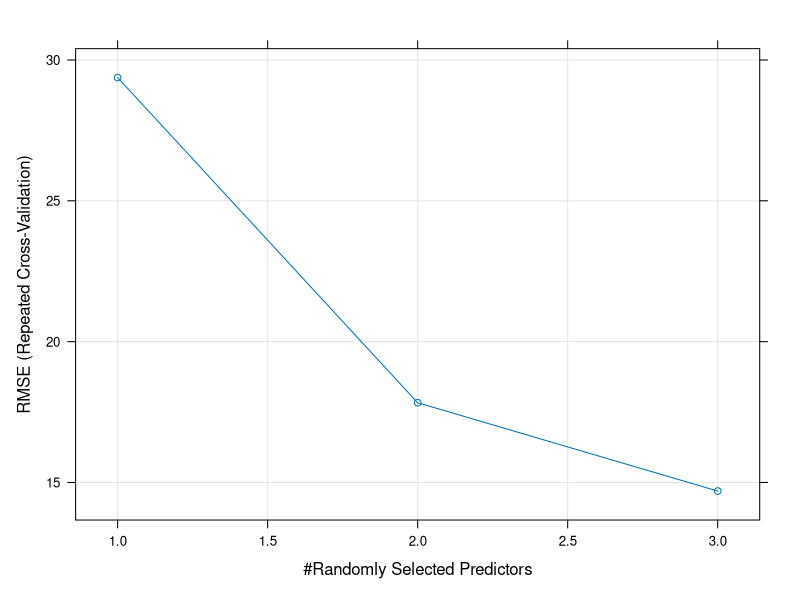
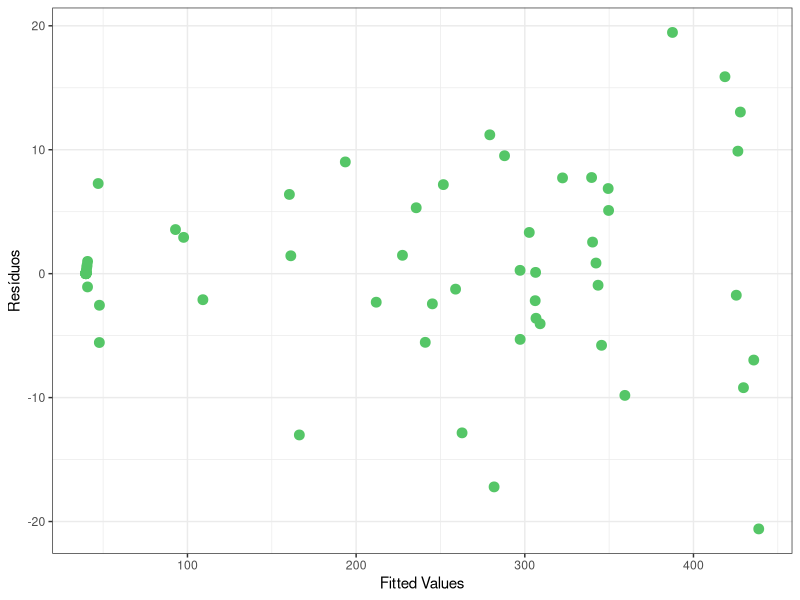
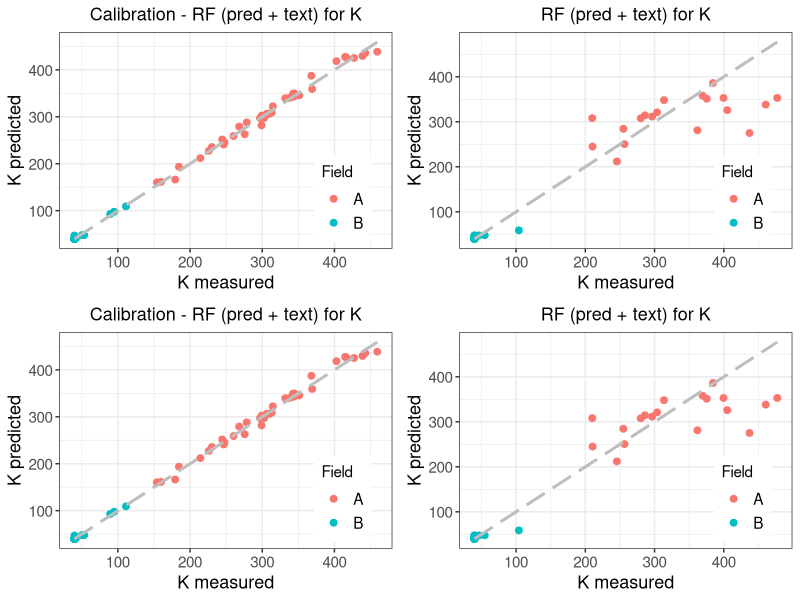
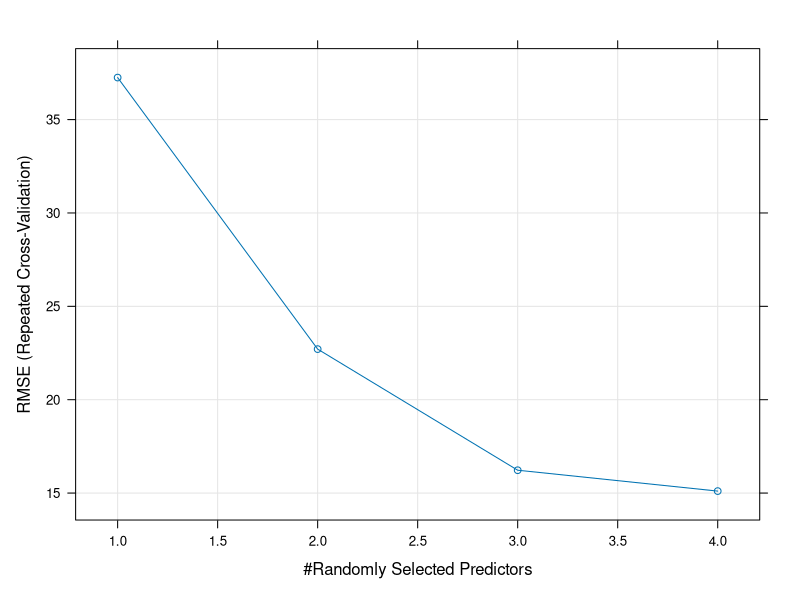
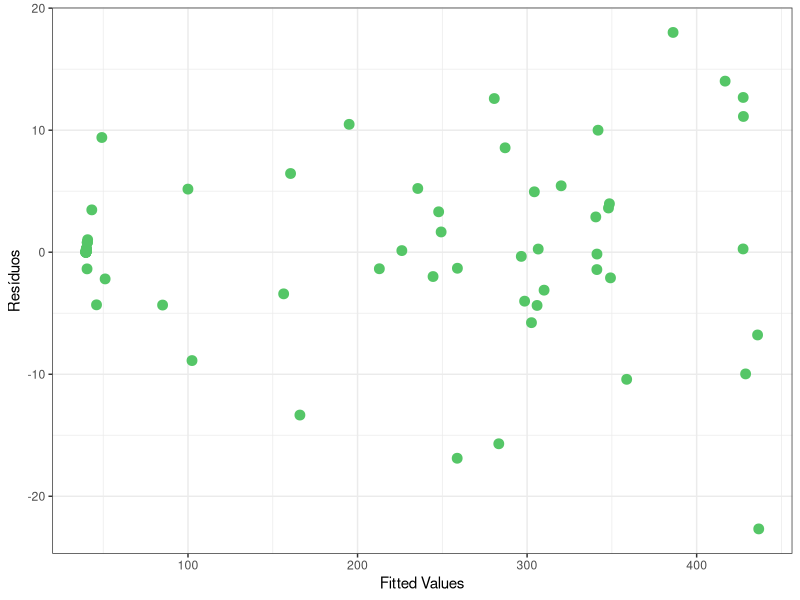
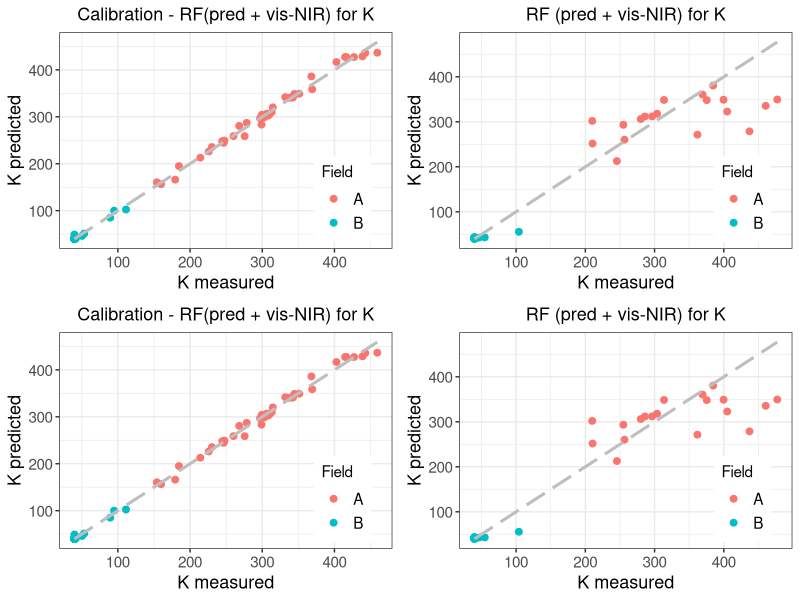
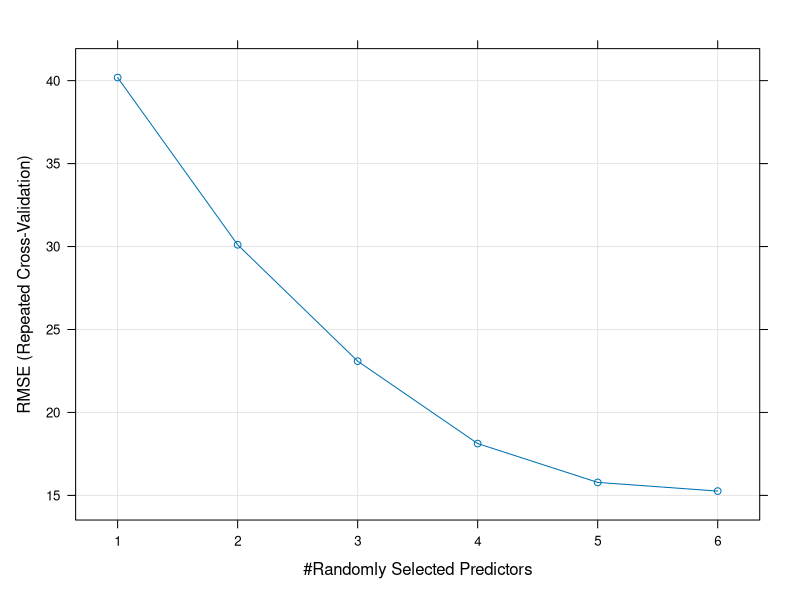
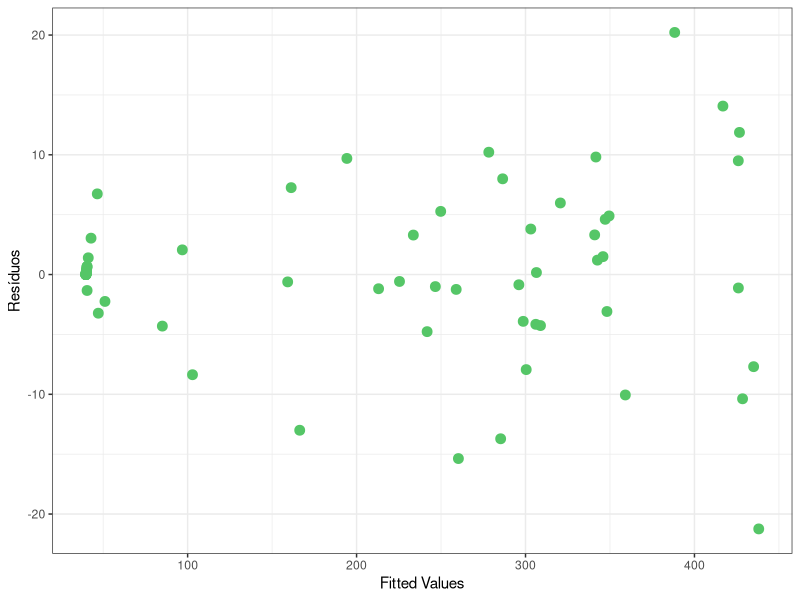

Write the R code that produced these figures, in order.
##################################################################################
#                 PACOTES NECESSÁRIOS PARA Random Forest                        #
##################################################################################
#Pacotes utilizados
pacotes <- c(
  'tidyverse',  # Pacote básico de datawrangling
  'rpart',      # Biblioteca de árvores
  'rpart.plot', # Conjunto com Rpart, plota a parvore
  'gtools',     # funções auxiliares como quantcut,
  'Rmisc',      # carrega a função sumarySE para a descritiva
  'scales',     # importa paletas de cores
  'viridis',    # Escalas 'viridis' para o ggplot2
  'caret',       # Funções úteis para machine learning
  'AMR',
  'randomForest',
  'fastDummies',
  'rattle',
  'xgboost',
  'readxl',
  'readr',
  'dplyr'
  
)

if(sum(as.numeric(!pacotes %in% installed.packages())) != 0){
  instalador <- pacotes[!pacotes %in% installed.packages()]
  for(i in 1:length(instalador)) {
    install.packages(instalador, dependencies = T)
    break()}
  sapply(pacotes, require, character = T) 
} else {
  sapply(pacotes, require, character = T) }

############################################################
###### Carregando planilha excel e visualizando dados ##########
##########################################################
dataset <- read_excel("DF_Comp_Modelos_Completo.xlsx")
db2 <- read_csv("db_PCs_Text.csv")

#ajustando Datasets
db2 %>% select(ID,Clay, Sand, Score_PC1, Score_PC2, Score_PC3) -> a

#colunas_spectra <- make.names(names(dataset[,c(32:1489)])) #coloca um X no nome das colunas
#spectra_data <- dataset[,c(32:1489)]
#spectra_data <- rename_with(spectra_data, .cols = everything(), 
#                            .fn = str_replace, pattern = ".*", replacement = colunas_spectra)

dataset %>% select(ID, Set, Field, K, Pred.K) %>% left_join(a, by = "ID")  -> dataset2

str(dataset2)


#janitor::clean_names(dataset)-> dataset2 #funcao para limpar nome de variaveis

#definindo a coluna ID como row names
#row.names(dataset) <- dataset$ID

#deicando nome compativeis com RF
#colunas_spectra <- make.names(names(dataset[,c(32:1489)]))
#spectra_data <- dataset[,c(32:1489)]

#spectra_data <- rename_with(spectra_data, .cols = everything(), 
 #                           .fn = str_replace, pattern = ".*", replacement = colunas_spectra)

rm(a, db2)
########################################################
### Estimando o modelo 9 (Pred + textura) para K ###
########################################################
#limpando colunas que nao seram necessarias, juntando com spectra data e definindo set de cal e val
rm(dataset_rf_Cal, dataset_rf_Val)

dataset_rf_Cal <- dataset2 %>% 
  select('K', 'Set', 'Clay', 'Sand', 'Pred.K') %>% 
  filter(Set == 'CAL') %>%
  select(-'Set') 

dataset_rf_Val <- dataset2 %>% 
  select('K', 'Set', 'Clay', 'Sand', 'Pred.K') %>% 
  filter(Set == 'VAL') %>%
  select(-'Set') 


# Semente aleatória para buscar a reprodutibilidade
set.seed(2360873)

# medir tempo de execução (iniciar o cronometro)
tempo_ini <- Sys.time()

# number: number of folds for training
# repeats: keep the number for training

# O objeto gerado por trainControl vai controlar o algoritmo 
controle <- caret::trainControl( #objeto controle tem as especificações e como sera o treinamento
  method='repeatedcv', # Solicita um K-Fold com repetições
  number=4, # Número de FOLDS (o k do k-fold)
  repeats=3, # Número de repetições
  search='grid', # especifica o grid-search
  #summaryFunction = twoClassSummary, # Função de avaliação de performance que sera por curva ROC
  #classProbs = TRUE # Necessário para calcular a curva ROC
)

# agora vamos especificar o grid
grid <- base::expand.grid(.mtry=c(1:3) ) #.mtry informa que estamos variando o numero de variaveis testadas de 1 a 10

# Vamos treinar todos os modelos do grid-search com cross-validation
modelo9_K <- caret::train(K ~ .,         # Fórmula (todas as variáveis)
                          data = dataset_rf_Cal,       # Base de dados
                          method = 'rf',        # Random-forest
                          #metric='ROC',         # Escolhe o melhor por essa métrica
                          trControl = controle, # Parâmetros de controle do algoritmo
                          ntree=700,            # Numero de árvores
                          tuneGrid = grid)      # Percorre o grid especificado aqui

print(modelo9_K)
plot(modelo9_K)

tempo_fim <- Sys.time()
tempo_fim - tempo_ini

# Ver VIP

### Plotando grafico que relaciona resíduos e fitted values do modelo
dataset_rf_Cal$fitted_M9_K <- predict(modelo9_K, dataset_rf_Cal) #add fitted values pro dataset
dataset_rf_Cal$residuos_M9_K <- dataset_rf_Cal$fitted_M9_K - dataset_rf_Cal$K #add residos pro dataset

dataset_rf_Cal %>%
  ggplot() +
  geom_point(aes(x = fitted_M9_K, y = residuos_M9_K),
             color = "#55C667FF", size = 3) +
  labs(x = "Fitted Values",
       y = "Resíduos") +
  #abline(h = 0) + #nao funcionou 
  theme_bw()

### Calculo dos parametros de qualidade para conj. de CAL modelo 6 para K ####

#R²
a <- (sum((dataset_rf_Cal$fitted_M9_K - mean(dataset_rf_Cal$K))^2))/
  ((sum((dataset_rf_Cal$fitted_M9_K - mean(dataset_rf_Cal$K))^2)) + (sum((dataset_rf_Cal$residuos_M9_K)^2)))
#round(a, digits = 4)

#RMSE
b <- mean(sqrt((dataset_rf_Cal$residuos_M9_K)^2))

#RMSE%
c <- b*(100/mean(dataset_rf_Cal$K))

#RPD
d <- sd(dataset_rf_Cal$K)/b

#RPIQ
e <- (quantile(dataset_rf_Cal$K, probs = 0.75)-quantile(dataset_rf_Cal$K, probs = 0.25))/b

#Resumo dos Resultados Modelo 1 - Ca - Calibracao
Result_M9K_Cal <- data.frame(ID = 'M9_K_Cal', R2 = a, RMSE = b, RMSEp = c,RPD = d, RPIQ = e, row.names = NULL)

### Validando o modelo 6 para Ca usando o conjunto de validação ####
dataset_rf_Val$fitted_M9_K <- predict(modelo9_K, dataset_rf_Val) #add fitted values pro dataset
dataset_rf_Val$residuos_M9_K <- dataset_rf_Val$fitted_M9_K - dataset_rf_Val$K #add residos pro dataset

### Calculo dos parametros de qualidade para conj. de VAL modelo 1 para Ca ####

#R²
a <- (sum((dataset_rf_Val$fitted_M9_K - mean(dataset_rf_Val$K))^2))/
  ((sum((dataset_rf_Val$fitted_M9_K - mean(dataset_rf_Val$K))^2)) + (sum((dataset_rf_Val$residuos_M9_K)^2)))

#RMSE
b <- mean(sqrt((dataset_rf_Val$residuos_M9_K)^2))

#RMSE%
c <- b*(100/mean(dataset_rf_Val$K))

#RPD
d <- sd(dataset_rf_Val$K)/b

#RPIQ
e <- (quantile(dataset_rf_Val$K, probs = 0.75)-quantile(dataset_rf_Val$K, probs = 0.25))/b

#Resumo dos Resultados Modelo 9 - K - validacao
Result_M9K_Val <- data.frame(ID = 'M9_K_Val',R2 = a, RMSE = b, RMSEp = c, RPD = d, RPIQ = e, row.names = NULL)

#Resumo geral - Resultados Modelo 9 - K 
Result_M9K <- bind_rows(Result_M9K_Cal, Result_M9K_Val)
rm(Result_M9K_Cal,Result_M9K_Val)

#write.table(Result_M9K, file='Result_M9_K.csv',row.names = F, sep=',')


#Dataset com fitted values da Cal e Val
dataset %>% select("ID","Field","Set","K") %>% 
  filter(Set == "CAL") %>% cbind(dataset_rf_Cal$fitted_M9_K) %>% dplyr::rename(Fit_M9_K = "dataset_rf_Cal$fitted_M9_K") -> Res_fit_rf_Cal

dataset %>% select("ID","Field","Set","K") %>% 
  filter(Set == "VAL") %>% cbind(dataset_rf_Val$fitted_M9_K) %>% dplyr::rename(Fit_M9_K = "dataset_rf_Val$fitted_M9_K") -> Res_fit_rf_Val



pacotes <- c("plotly","gridExtra", "tidyverse","ggrepel","knitr","kableExtra",
             "splines","reshape2","PerformanceAnalytics","metan","correlation",
             "see","ggraph","nortest","rgl","car","olsrr","jtools","ggstance",
             "magick","cowplot","beepr","Rcpp", "readxl","rqPen","ggrepel", "rayshader","psych","pracma",
             "polynom", "prospectr", "pls", "janitor")

if(sum(as.numeric(!pacotes %in% installed.packages())) != 0){
  instalador <- pacotes[!pacotes %in% installed.packages()]
  for(i in 1:length(instalador)) {
    install.packages(instalador, dependencies = T)
    break()}
  sapply(pacotes, require, character = T) 
} else {
  sapply(pacotes, require, character = T) 
}



### Grafico de pontos para K

G3 <- Res_fit_rf_Cal %>%
  ggplot() +
  geom_point(aes(x = K, y = Fit_M9_K, color = Field),
             size = 2,) + #color = "#55C667FF"
  labs(x = "K measured",
       y = "K predicted",
       title = "Calibration - RF (pred + text) for K") +
  theme_bw() +
  geom_smooth(aes(x = K, y = K), method = "lm", 
              color = "grey", size = 1.05,
              linetype = "longdash")+
  theme(plot.title = element_text(size = 13, hjust = 0.5), #ajustes nos titulo
        axis.text.x = element_text(size = 11), axis.text.y = element_text(size = 11),
        axis.title = element_text(size = 13),
        legend.position=c(0.85, 0.23), legend.text = element_text(size = 11), legend.title = element_text(size = 11))

G4 <- Res_fit_rf_Val %>%
  ggplot() +
  geom_point(aes(x = K, y = Fit_M9_K, color = Field),
             size = 2,) + #color = "#55C667FF"
  labs(x = "K measured",
       y = "K predicted",
       title = "RF (pred + text) for K") +
  theme_bw() +
  geom_smooth(aes(x = K, y = K), method = "lm", 
              color = "grey", size = 1.05,
              linetype = "longdash")+
  theme(plot.title = element_text(size = 13, hjust = 0.5), #ajustes nos titulo
        axis.text.x = element_text(size = 11), axis.text.y = element_text(size = 11),
        axis.title = element_text(size = 13),
        legend.position=c(0.85, 0.23), legend.text = element_text(size = 11), legend.title = element_text(size = 11))

grid.arrange(G3 , G4 ,
             G3, G4,
             ncol=2, nrow=2) #do pacote gridExtra

########################################################
### Estimando o modelo 10 (Pred + spectra) para K ###
########################################################
#limpando colunas que nao seram necessarias, juntando com spectra data e definindo set de cal e val
rm(dataset_rf_Cal, dataset_rf_Val)

dataset_rf_Cal <- dataset2 %>% 
  select('K', 'Set', "Score_PC1", "Score_PC2" ,"Score_PC3", 'Pred.K') %>% 
  filter(Set == 'CAL') %>%
  select(-'Set') 

dataset_rf_Val <- dataset2 %>% 
  select('K', 'Set', "Score_PC1", "Score_PC2", "Score_PC3", 'Pred.K') %>% 
  filter(Set == 'VAL') %>%
  select(-'Set') 


# Semente aleatória para buscar a reprodutibilidade
set.seed(2360873)

# medir tempo de execução (iniciar o cronometro)
tempo_ini <- Sys.time()

# number: number of folds for training
# repeats: keep the number for training

# O objeto gerado por trainControl vai controlar o algoritmo 
controle <- caret::trainControl( #objeto controle tem as especificações e como sera o treinamento
  method='repeatedcv', # Solicita um K-Fold com repetições
  number=4, # Número de FOLDS (o k do k-fold)
  repeats=3, # Número de repetições
  search='grid', # especifica o grid-search
  #summaryFunction = twoClassSummary, # Função de avaliação de performance que sera por curva ROC
  #classProbs = TRUE # Necessário para calcular a curva ROC
)

# agora vamos especificar o grid
grid <- base::expand.grid(.mtry=c(1:4) ) #.mtry informa que estamos variando o numero de variaveis testadas de 1 a 10

# Vamos treinar todos os modelos do grid-search com cross-validation
modelo10_K <- caret::train(K ~ .,         # Fórmula (todas as variáveis)
                          data = dataset_rf_Cal,       # Base de dados
                          method = 'rf',        # Random-forest
                          #metric='ROC',         # Escolhe o melhor por essa métrica
                          trControl = controle, # Parâmetros de controle do algoritmo
                          ntree=500,            # Numero de árvores
                          tuneGrid = grid)      # Percorre o grid especificado aqui

print(modelo10_K)
plot(modelo10_K)

tempo_fim <- Sys.time()
tempo_fim - tempo_ini

# Ver VIP

### Plotando grafico que relaciona resíduos e fitted values do modelo
dataset_rf_Cal$fitted_M10_K <- predict(modelo10_K, dataset_rf_Cal) #add fitted values pro dataset
dataset_rf_Cal$residuos_M10_K <- dataset_rf_Cal$fitted_M10_K - dataset_rf_Cal$K #add residos pro dataset

dataset_rf_Cal %>%
  ggplot() +
  geom_point(aes(x = fitted_M10_K, y = residuos_M10_K),
             color = "#55C667FF", size = 3) +
  labs(x = "Fitted Values",
       y = "Resíduos") +
  #abline(h = 0) + #nao funcionou 
  theme_bw()

### Calculo dos parametros de qualidade para conj. de CAL modelo 10 para K ####

#R²
a <- (sum((dataset_rf_Cal$fitted_M10_K - mean(dataset_rf_Cal$K))^2))/
  ((sum((dataset_rf_Cal$fitted_M10_K - mean(dataset_rf_Cal$K))^2)) + (sum((dataset_rf_Cal$residuos_M10_K)^2)))
#round(a, digits = 4)

#RMSE
b <- mean(sqrt((dataset_rf_Cal$residuos_M10_K)^2))

#RMSE%
c <- b*(100/mean(dataset_rf_Cal$K))

#RPD
d <- sd(dataset_rf_Cal$K)/b

#RPIQ
e <- (quantile(dataset_rf_Cal$K, probs = 0.75)-quantile(dataset_rf_Cal$K, probs = 0.25))/b

#Resumo dos Resultados Modelo 10 - Ca - Calibracao
Result_M10K_Cal <- data.frame(ID = 'M10_K_Cal', R2 = a, RMSE = b, RMSEp = c,RPD = d, RPIQ = e, row.names = NULL)

### Validando o modelo 10 para Ca usando o conjunto de validação ####
dataset_rf_Val$fitted_M10_K <- predict(modelo10_K, dataset_rf_Val) #add fitted values pro dataset
dataset_rf_Val$residuos_M10_K <- dataset_rf_Val$fitted_M10_K - dataset_rf_Val$K #add residos pro dataset

### Calculo dos parametros de qualidade para conj. de VAL modelo 10 para Ca ####

#R²
a <- (sum((dataset_rf_Val$fitted_M10_K - mean(dataset_rf_Val$K))^2))/
  ((sum((dataset_rf_Val$fitted_M10_K - mean(dataset_rf_Val$K))^2)) + (sum((dataset_rf_Val$residuos_M10_K)^2)))

#RMSE
b <- mean(sqrt((dataset_rf_Val$residuos_M10_K)^2))

#RMSE%
c <- b*(100/mean(dataset_rf_Val$K))

#RPD
d <- sd(dataset_rf_Val$K)/b

#RPIQ
e <- (quantile(dataset_rf_Val$K, probs = 0.75)-quantile(dataset_rf_Val$K, probs = 0.25))/b

#Resumo dos Resultados Modelo 10 - K - validacao
Result_M10K_Val <- data.frame(ID = 'M10_K_Val',R2 = a, RMSE = b, RMSEp = c, RPD = d, RPIQ = e, row.names = NULL)

#Resumo geral - Resultados Modelo 10 - K 
Result_M10K <- bind_rows(Result_M10K_Cal, Result_M10K_Val)
rm(Result_M10K_Cal,Result_M10K_Val)

write.table(Result_M10K, file='Result_M10_K.csv',row.names = F, sep=',')


#Dataset com fitted values da Cal e Val
dataset %>% select("ID","Field","Set","K") %>% 
  filter(Set == "CAL") %>% cbind(dataset_rf_Cal$fitted_M10_K) %>% dplyr::rename(Fit_M10_K = "dataset_rf_Cal$fitted_M10_K") -> Res_fit_rf_Cal

dataset %>% select("ID","Field","Set","K") %>% 
  filter(Set == "VAL") %>% cbind(dataset_rf_Val$fitted_M10_K) %>% dplyr::rename(Fit_M10_K = "dataset_rf_Val$fitted_M10_K") -> Res_fit_rf_Val



pacotes <- c("plotly","gridExtra", "tidyverse","ggrepel","knitr","kableExtra",
             "splines","reshape2","PerformanceAnalytics","metan","correlation",
             "see","ggraph","nortest","rgl","car","olsrr","jtools","ggstance",
             "magick","cowplot","beepr","Rcpp", "readxl","rqPen","ggrepel", "rayshader","psych","pracma",
             "polynom", "prospectr", "pls", "janitor")

if(sum(as.numeric(!pacotes %in% installed.packages())) != 0){
  instalador <- pacotes[!pacotes %in% installed.packages()]
  for(i in 1:length(instalador)) {
    install.packages(instalador, dependencies = T)
    break()}
  sapply(pacotes, require, character = T) 
} else {
  sapply(pacotes, require, character = T) 
}



### Grafico de pontos para K

G3 <- Res_fit_rf_Cal %>%
  ggplot() +
  geom_point(aes(x = K, y = Fit_M10_K, color = Field),
             size = 2,) + #color = "#55C667FF"
  labs(x = "K measured",
       y = "K predicted",
       title = "Calibration - RF(pred + vis-NIR) for K") +
  theme_bw() +
  geom_smooth(aes(x = K, y = K), method = "lm", 
              color = "grey", size = 1.05,
              linetype = "longdash")+
  theme(plot.title = element_text(size = 13, hjust = 0.5), #ajustes nos titulo
        axis.text.x = element_text(size = 11), axis.text.y = element_text(size = 11),
        axis.title = element_text(size = 13),
        legend.position=c(0.85, 0.23), legend.text = element_text(size = 11), legend.title = element_text(size = 11))

G4 <- Res_fit_rf_Val %>%
  ggplot() +
  geom_point(aes(x = K, y = Fit_M10_K, color = Field),
             size = 2,) + #color = "#55C667FF"
  labs(x = "K measured",
       y = "K predicted",
       title = "RF (pred + vis-NIR) for K") +
  theme_bw() +
  geom_smooth(aes(x = K, y = K), method = "lm", 
              color = "grey", size = 1.05,
              linetype = "longdash")+
  theme(plot.title = element_text(size = 13, hjust = 0.5), #ajustes nos titulo
        axis.text.x = element_text(size = 11), axis.text.y = element_text(size = 11),
        axis.title = element_text(size = 13),
        legend.position=c(0.85, 0.23), legend.text = element_text(size = 11), legend.title = element_text(size = 11))

grid.arrange(G3 , G4 ,
             G3, G4,
             ncol=2, nrow=2) #do pacote gridExtra

########################################################
### Estimando o modelo 11 (Pred + Tex + spectra) para K ###
########################################################
#limpando colunas que nao seram necessarias, juntando com spectra data e definindo set de cal e val
rm(dataset_rf_Cal, dataset_rf_Val)

dataset_rf_Cal <- dataset2 %>% 
  select('K', 'Set',"Clay", "Sand", "Score_PC1", "Score_PC2" ,"Score_PC3", 'Pred.K') %>% 
  filter(Set == 'CAL') %>%
  select(-'Set') 

dataset_rf_Val <- dataset2 %>% 
  select('K', 'Set', "Clay", "Sand","Score_PC1", "Score_PC2", "Score_PC3", 'Pred.K') %>% 
  filter(Set == 'VAL') %>%
  select(-'Set') 


# Semente aleatória para buscar a reprodutibilidade
set.seed(2360873)

# medir tempo de execução (iniciar o cronometro)
tempo_ini <- Sys.time()

# number: number of folds for training
# repeats: keep the number for training

# O objeto gerado por trainControl vai controlar o algoritmo 
controle <- caret::trainControl( #objeto controle tem as especificações e como sera o treinamento
  method='repeatedcv', # Solicita um K-Fold com repetições
  number=4, # Número de FOLDS (o k do k-fold)
  repeats=3, # Número de repetições
  search='grid', # especifica o grid-search
  #summaryFunction = twoClassSummary, # Função de avaliação de performance que sera por curva ROC
  #classProbs = TRUE # Necessário para calcular a curva ROC
)

# agora vamos especificar o grid
grid <- base::expand.grid(.mtry=c(1:6) ) #.mtry informa que estamos variando o numero de variaveis testadas de 1 a 10

# Vamos treinar todos os modelos do grid-search com cross-validation
modelo11_K <- caret::train(K ~ .,         # Fórmula (todas as variáveis)
                           data = dataset_rf_Cal,       # Base de dados
                           method = 'rf',        # Random-forest
                           #metric='ROC',         # Escolhe o melhor por essa métrica
                           trControl = controle, # Parâmetros de controle do algoritmo
                           ntree=500,            # Numero de árvores
                           tuneGrid = grid)      # Percorre o grid especificado aqui

print(modelo11_K)
plot(modelo11_K)

tempo_fim <- Sys.time()
tempo_fim - tempo_ini

# Ver VIP

### Plotando grafico que relaciona resíduos e fitted values do modelo
dataset_rf_Cal$fitted_M11_K <- predict(modelo11_K, dataset_rf_Cal) #add fitted values pro dataset
dataset_rf_Cal$residuos_M11_K <- dataset_rf_Cal$fitted_M11_K - dataset_rf_Cal$K #add residos pro dataset

dataset_rf_Cal %>%
  ggplot() +
  geom_point(aes(x = fitted_M11_K, y = residuos_M11_K),
             color = "#55C667FF", size = 3) +
  labs(x = "Fitted Values",
       y = "Resíduos") +
  #abline(h = 0) + #nao funcionou 
  theme_bw()

### Calculo dos parametros de qualidade para conj. de CAL modelo 10 para K ####

#R²
a <- (sum((dataset_rf_Cal$fitted_M11_K - mean(dataset_rf_Cal$K))^2))/
  ((sum((dataset_rf_Cal$fitted_M11_K - mean(dataset_rf_Cal$K))^2)) + (sum((dataset_rf_Cal$residuos_M11_K)^2)))
#round(a, digits = 4)

#RMSE
b <- mean(sqrt((dataset_rf_Cal$residuos_M11_K)^2))

#RMSE%
c <- b*(100/mean(dataset_rf_Cal$K))

#RPD
d <- sd(dataset_rf_Cal$K)/b

#RPIQ
e <- (quantile(dataset_rf_Cal$K, probs = 0.75)-quantile(dataset_rf_Cal$K, probs = 0.25))/b

#Resumo dos Resultados Modelo 11 - Ca - Calibracao
Result_M11K_Cal <- data.frame(ID = 'M11_K_Cal', R2 = a, RMSE = b, RMSEp = c,RPD = d, RPIQ = e, row.names = NULL)

### Validando o modelo 11 para Ca usando o conjunto de validação ####
dataset_rf_Val$fitted_M11_K <- predict(modelo11_K, dataset_rf_Val) #add fitted values pro dataset
dataset_rf_Val$residuos_M11_K <- dataset_rf_Val$fitted_M11_K - dataset_rf_Val$K #add residos pro dataset

### Calculo dos parametros de qualidade para conj. de VAL modelo 10 para Ca ####

#R²
a <- (sum((dataset_rf_Val$fitted_M11_K - mean(dataset_rf_Val$K))^2))/
  ((sum((dataset_rf_Val$fitted_M11_K - mean(dataset_rf_Val$K))^2)) + (sum((dataset_rf_Val$residuos_M11_K)^2)))

#RMSE
b <- mean(sqrt((dataset_rf_Val$residuos_M11_K)^2))

#RMSE%
c <- b*(100/mean(dataset_rf_Val$K))

#RPD
d <- sd(dataset_rf_Val$K)/b

#RPIQ
e <- (quantile(dataset_rf_Val$K, probs = 0.75)-quantile(dataset_rf_Val$K, probs = 0.25))/b

#Resumo dos Resultados Modelo 10 - K - validacao
Result_M11K_Val <- data.frame(ID = 'M11_K_Val',R2 = a, RMSE = b, RMSEp = c, RPD = d, RPIQ = e, row.names = NULL)

#Resumo geral - Resultados Modelo 10 - K 
Result_M11K <- bind_rows(Result_M11K_Cal, Result_M11K_Val)
rm(Result_M11K_Cal,Result_M11K_Val)

#write.table(Result_M11K, file='Result_M11_K.csv',row.names = F, sep=',')


#Dataset com fitted values da Cal e Val
dataset %>% select("ID","Field","Set","K") %>% 
  filter(Set == "CAL") %>% cbind(dataset_rf_Cal$fitted_M11_K) %>% dplyr::rename(Fit_M11_K = "dataset_rf_Cal$fitted_M11_K") -> Res_fit_rf_Cal

dataset %>% select("ID","Field","Set","K") %>% 
  filter(Set == "VAL") %>% cbind(dataset_rf_Val$fitted_M11_K) %>% dplyr::rename(Fit_M11_K = "dataset_rf_Val$fitted_M11_K") -> Res_fit_rf_Val



pacotes <- c("plotly","gridExtra", "tidyverse","ggrepel","knitr","kableExtra",
             "splines","reshape2","PerformanceAnalytics","metan","correlation",
             "see","ggraph","nortest","rgl","car","olsrr","jtools","ggstance",
             "magick","cowplot","beepr","Rcpp", "readxl","rqPen","ggrepel", "rayshader","psych","pracma",
             "polynom", "prospectr", "pls", "janitor")

if(sum(as.numeric(!pacotes %in% installed.packages())) != 0){
  instalador <- pacotes[!pacotes %in% installed.packages()]
  for(i in 1:length(instalador)) {
    install.packages(instalador, dependencies = T)
    break()}
  sapply(pacotes, require, character = T) 
} else {
  sapply(pacotes, require, character = T) 
}



### Grafico de pontos para K

G3 <- Res_fit_rf_Cal %>%
  ggplot() +
  geom_point(aes(x = K, y = Fit_M11_K, color = Field),
             size = 2,) + #color = "#55C667FF"
  labs(x = "K measured",
       y = "K predicted",
       title = "Calibration RF(prd + text + vis-NIR) for K") +
  theme_bw() +
  geom_smooth(aes(x = K, y = K), method = "lm", 
              color = "grey", size = 1.05,
              linetype = "longdash")+
  theme(plot.title = element_text(size = 13, hjust = 0.5), #ajustes nos titulo
        axis.text.x = element_text(size = 11), axis.text.y = element_text(size = 11),
        axis.title = element_text(size = 13),
        legend.position=c(0.85, 0.23), legend.text = element_text(size = 11), legend.title = element_text(size = 11))

G4 <- Res_fit_rf_Val %>%
  ggplot() +
  geom_point(aes(x = K, y = Fit_M11_K, color = Field),
             size = 2,) + #color = "#55C667FF"
  labs(x = "K measured",
       y = "K predicted",
       title = "RF (pred + text + vis-NIR) for K") +
  theme_bw() +
  geom_smooth(aes(x = K, y = K), method = "lm", 
              color = "grey", size = 1.05,
              linetype = "longdash")+
  theme(plot.title = element_text(size = 13, hjust = 0.5), #ajustes nos titulo
        axis.text.x = element_text(size = 11), axis.text.y = element_text(size = 11),
        axis.title = element_text(size = 13),
        legend.position=c(0.85, 0.23), legend.text = element_text(size = 11), legend.title = element_text(size = 11))

grid.arrange(G3 , G4 ,
             G3, G4,
             ncol=2, nrow=2) #do pacote gridExtra
